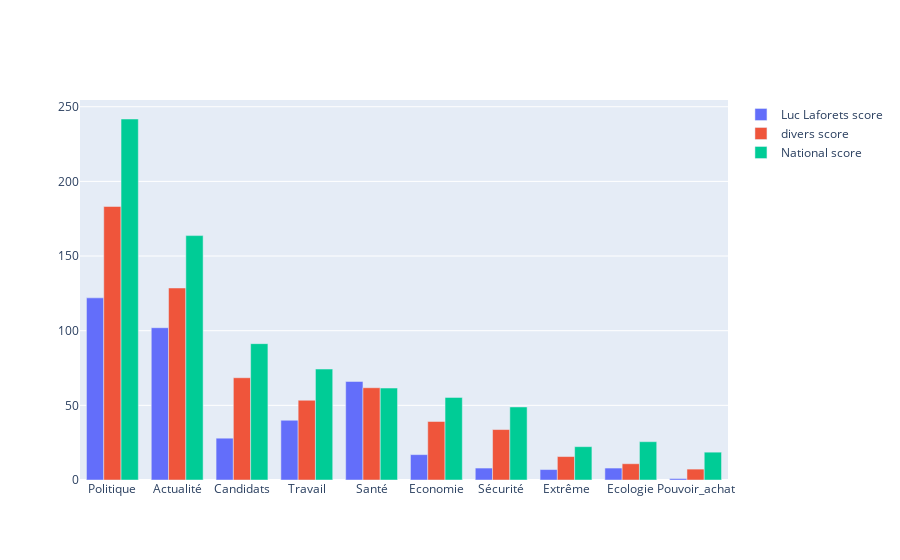
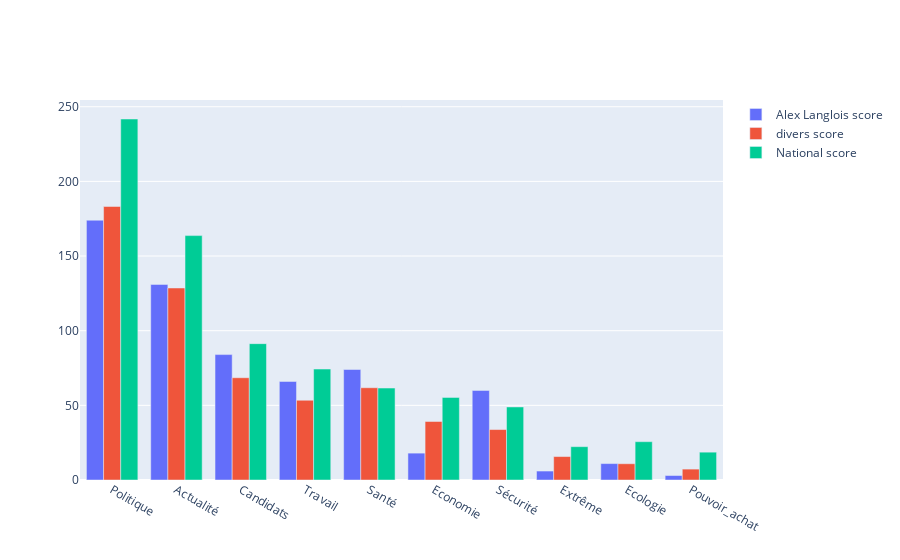
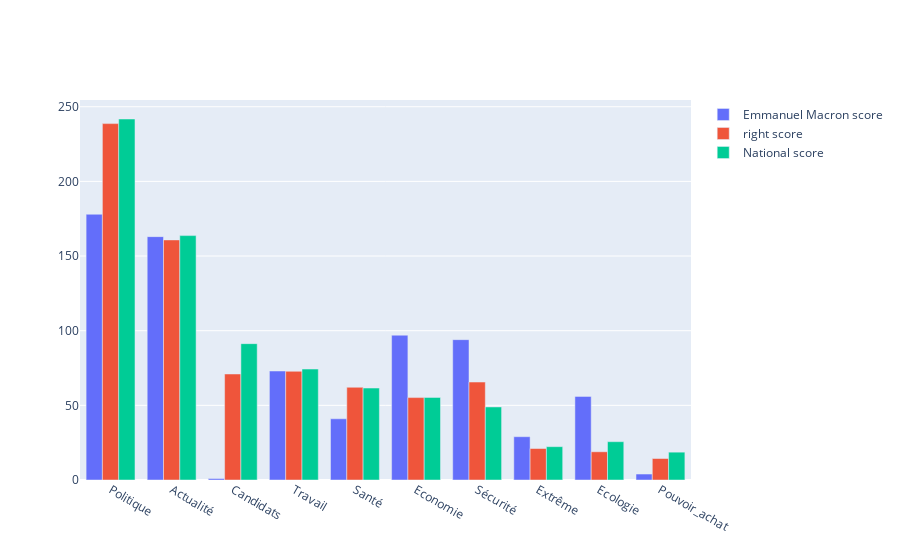
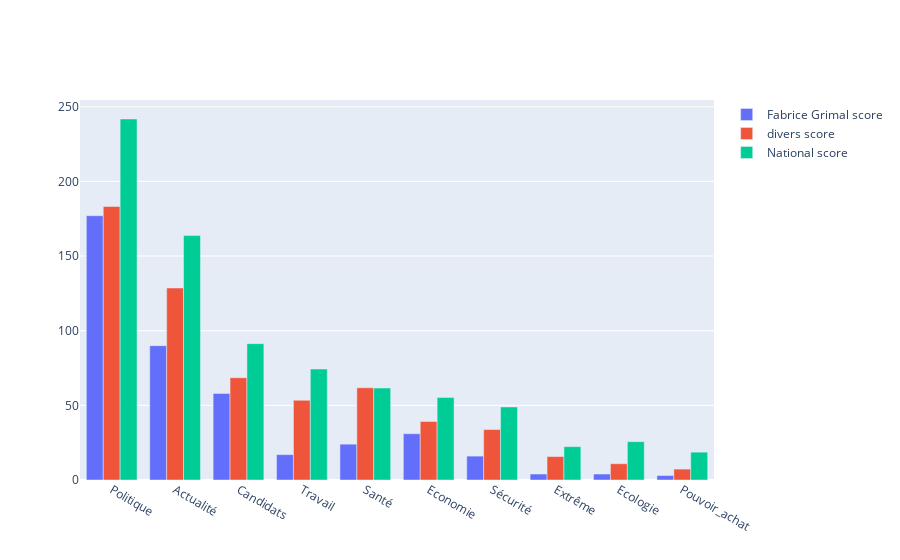

The notebook cell saved with these charts, in order:
### Markdown cell above
### Apply it

### Code cell
for political_user in list(df_ready_for_nlp["user"].unique()):
    visualize_scores(df=lexicon_score_per_user_df, user=political_user)

### Figure 1 — Plotly figure (JSON) as saved in the notebook; plotly's stock layout.template omitted (floating-point values rounded to 4 significant figures)
{"data": [{"name": "Luc Laforets score", "type": "bar", "x": ["Politique", "Actualité", "Candidats", "Travail", "Santé", "Economie", "Sécurité", "Extrême", "Ecologie", "Pouvoir_achat"], "y": [122, 102, 28, 40, 66, 17, 8, 7, 8, 1, "Luc Laforets"]}, {"name": "divers score", "type": "bar", "x": ["Politique", "Actualité", "Candidats", "Travail", "Santé", "Economie", "Sécurité", "Extrême", "Ecologie", "Pouvoir_achat"], "y": [183.2, 128.6, 68.5, 53.4, 61.8, 39.2, 33.8, 15.7, 10.9, 7.3]}, {"name": "National score", "type": "bar", "x": ["Politique", "Actualité", "Candidats", "Travail", "Santé", "Economie", "Sécurité", "Extrême", "Ecologie", "Pouvoir_achat"], "y": [241.8, 163.7, 91.33, 74.3, 61.58, 55.34, 48.92, 22.32, 25.66, 18.64]}], "layout": {"barmode": "group"}}

### Figure 2 — Plotly figure (JSON) as saved in the notebook; plotly's stock layout.template omitted (floating-point values rounded to 4 significant figures)
{"data": [{"name": "Alex Langlois score", "type": "bar", "x": ["Politique", "Actualité", "Candidats", "Travail", "Santé", "Economie", "Sécurité", "Extrême", "Ecologie", "Pouvoir_achat"], "y": [174, 131, 84, 66, 74, 18, 60, 6, 11, 3, "Alex Langlois"]}, {"name": "divers score", "type": "bar", "x": ["Politique", "Actualité", "Candidats", "Travail", "Santé", "Economie", "Sécurité", "Extrême", "Ecologie", "Pouvoir_achat"], "y": [183.2, 128.6, 68.5, 53.4, 61.8, 39.2, 33.8, 15.7, 10.9, 7.3]}, {"name": "National score", "type": "bar", "x": ["Politique", "Actualité", "Candidats", "Travail", "Santé", "Economie", "Sécurité", "Extrême", "Ecologie", "Pouvoir_achat"], "y": [241.8, 163.7, 91.33, 74.3, 61.58, 55.34, 48.92, 22.32, 25.66, 18.64]}], "layout": {"barmode": "group"}}

### Figure 3 — Plotly figure (JSON) as saved in the notebook; plotly's stock layout.template omitted (floating-point values rounded to 4 significant figures)
{"data": [{"name": "Emmanuel Macron score", "type": "bar", "x": ["Politique", "Actualité", "Candidats", "Travail", "Santé", "Economie", "Sécurité", "Extrême", "Ecologie", "Pouvoir_achat"], "y": [178, 163, 1, 73, 41, 97, 94, 29, 56, 4, "Emmanuel Macron"]}, {"name": "right score", "type": "bar", "x": ["Politique", "Actualité", "Candidats", "Travail", "Santé", "Economie", "Sécurité", "Extrême", "Ecologie", "Pouvoir_achat"], "y": [238.7, 160.8, 71, 72.8, 62.1, 55.2, 65.6, 21.1, 18.9, 14.4]}, {"name": "National score", "type": "bar", "x": ["Politique", "Actualité", "Candidats", "Travail", "Santé", "Economie", "Sécurité", "Extrême", "Ecologie", "Pouvoir_achat"], "y": [241.8, 163.7, 91.33, 74.3, 61.58, 55.34, 48.92, 22.32, 25.66, 18.64]}], "layout": {"barmode": "group"}}

### Figure 4 — Plotly figure (JSON) as saved in the notebook; plotly's stock layout.template omitted (floating-point values rounded to 4 significant figures)
{"data": [{"name": "Fabrice Grimal score", "type": "bar", "x": ["Politique", "Actualité", "Candidats", "Travail", "Santé", "Economie", "Sécurité", "Extrême", "Ecologie", "Pouvoir_achat"], "y": [177, 90, 58, 17, 24, 31, 16, 4, 4, 3, "Fabrice Grimal"]}, {"name": "divers score", "type": "bar", "x": ["Politique", "Actualité", "Candidats", "Travail", "Santé", "Economie", "Sécurité", "Extrême", "Ecologie", "Pouvoir_achat"], "y": [183.2, 128.6, 68.5, 53.4, 61.8, 39.2, 33.8, 15.7, 10.9, 7.3]}, {"name": "National score", "type": "bar", "x": ["Politique", "Actualité", "Candidats", "Travail", "Santé", "Economie", "Sécurité", "Extrême", "Ecologie", "Pouvoir_achat"], "y": [241.8, 163.7, 91.33, 74.3, 61.58, 55.34, 48.92, 22.32, 25.66, 18.64]}], "layout": {"barmode": "group"}}
